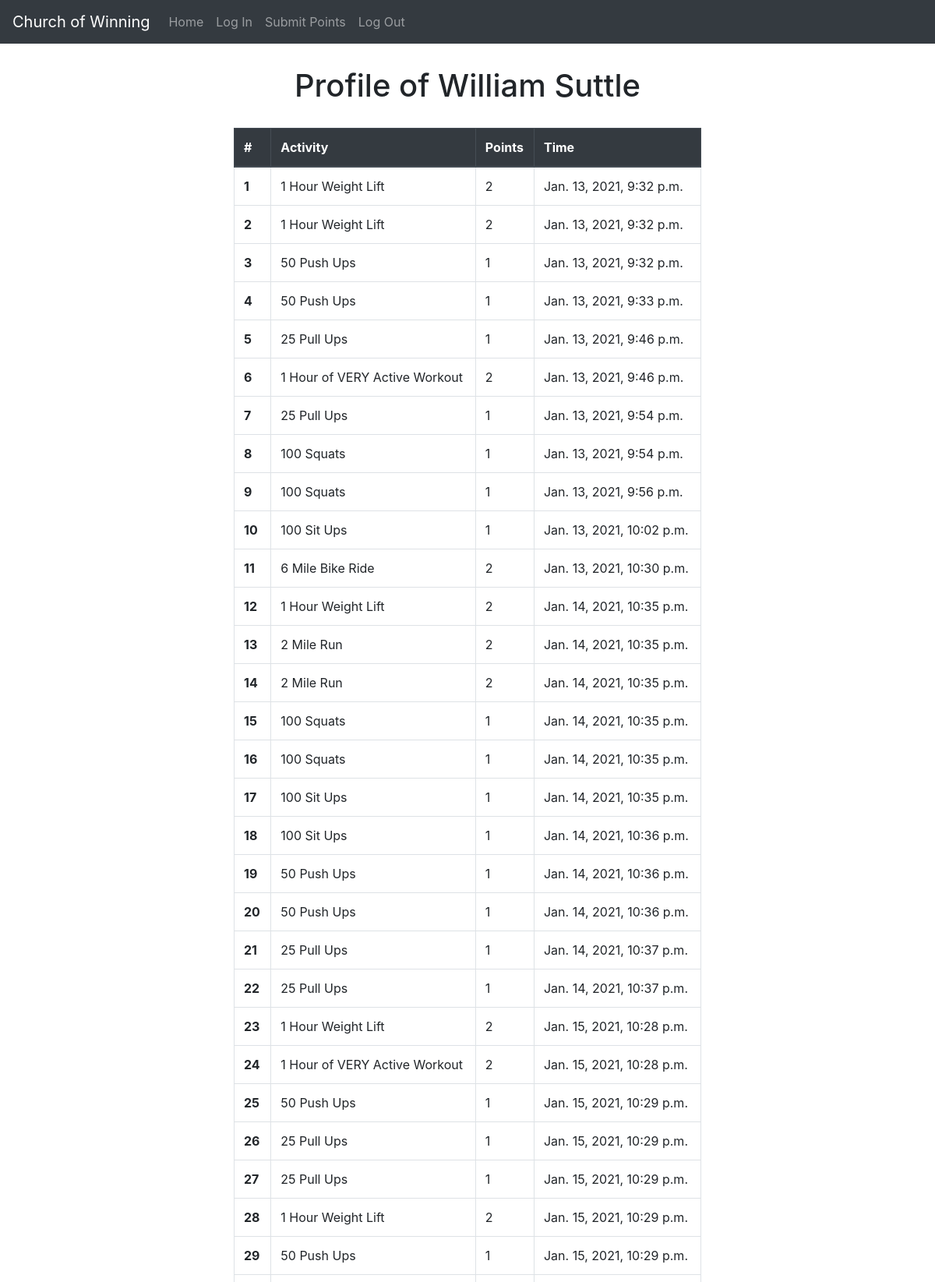
The app's page /profile/18 (upper part) with its own data.
### main/models.py (models this page shows)
class Entry(models.Model):
    id = models.AutoField(primary_key=True)
    category  = models.ForeignKey(Category, on_delete=models.CASCADE)
    time = models.TimeField(auto_now=True)
    date = models.DateTimeField(auto_now_add=True)
    date.editable=True
    time.editable=True
    player = models.ForeignKey(Player, on_delete=models.CASCADE, default=None)
    def __str__(self):
        return f"{self.category} by {self.player}"

class Category(models.Model):
    id = models.AutoField(primary_key=True)
    name = models.CharField(max_length=40)
    points = models.IntegerField(default=0)
    def __str__(self):
        return f"{self.name} | {self.points} points"

### main/views.py (the view)
# urls.py: path('profile/<int:id>', views.playerProfile)
def playerProfile(request, id):
    print(id)
    player = Player.objects.filter(id=id).first()
    print(player)
    entries = Entry.objects.filter(player=player).all()
    print(entries)
    return render(request, "playerProfile.html", {
        'name': 'Profile of ' + player.firstname + ' ' + player.lastname,
        'entries': entries
    })

### main/models.py (called while the page is built)
    def __str__(self):
        return f"{self.firstname} {self.lastname}"

### fitness/templates/playerProfile.html (shortened to what this page needs)
{% extends "layout.html" %}
{% block body %}
  <div style="margin-top:30px;"><h1 style="text-align: center;">{{name}}</h1></div>
  <table class="table table-bordered" style="width:50%;margin:auto;margin-top:30px">
    <thead class="thead-dark">
      <tr>
        <th scope="col">#</th>
        <th scope="col">Activity</th>
        <th scope="col">Points</th>
        <th scope="col">Time</th>
      </tr>
    </thead>
    <tbody>
      {% for e in entries%}
        <tr>
          <th scope="row">{{forloop.counter}}</th>
          <td>{{e.category.name}}</a> </td>
          <td>{{e.category.points}}</td>
          <td>{{e.date}}</td>
        </tr>
      {% endfor %}
    </tbody>
  </table>
{% endblock %}

### records on screen
Entry: category.name "1 Hour Weight Lift", category.points "2", date "Jan. 13, 2021, 9:32 p.m."
Entry: category.name "1 Hour Weight Lift", category.points "2", date "Jan. 13, 2021, 9:32 p.m."
Entry: category.name "50 Push Ups", category.points "1", date "Jan. 13, 2021, 9:32 p.m."
Entry: category.name "50 Push Ups", category.points "1", date "Jan. 13, 2021, 9:33 p.m."
Entry: category.name "25 Pull Ups", category.points "1", date "Jan. 13, 2021, 9:46 p.m."
Entry: category.name "1 Hour of VERY Active Workout", category.points "2", date "Jan. 13, 2021, 9:46 p.m."
Entry: category.name "25 Pull Ups", category.points "1", date "Jan. 13, 2021, 9:54 p.m."
Entry: category.name "100 Squats", category.points "1", date "Jan. 13, 2021, 9:54 p.m."
Entry: category.name "100 Squats", category.points "1", date "Jan. 13, 2021, 9:56 p.m."
Entry: category.name "100 Sit Ups", category.points "1", date "Jan. 13, 2021, 10:02 p.m."
Entry: category.name "6 Mile Bike Ride", category.points "2", date "Jan. 13, 2021, 10:30 p.m."
Entry: category.name "1 Hour Weight Lift", category.points "2", date "Jan. 14, 2021, 10:35 p.m."
Entry: category.name "2 Mile Run", category.points "2", date "Jan. 14, 2021, 10:35 p.m."
Entry: category.name "2 Mile Run", category.points "2", date "Jan. 14, 2021, 10:35 p.m."
Entry: category.name "100 Squats", category.points "1", date "Jan. 14, 2021, 10:35 p.m."
Entry: category.name "100 Squats", category.points "1", date "Jan. 14, 2021, 10:35 p.m."
Entry: category.name "100 Sit Ups", category.points "1", date "Jan. 14, 2021, 10:35 p.m."
Entry: category.name "100 Sit Ups", category.points "1", date "Jan. 14, 2021, 10:36 p.m."
Entry: category.name "50 Push Ups", category.points "1", date "Jan. 14, 2021, 10:36 p.m."
Entry: category.name "50 Push Ups", category.points "1", date "Jan. 14, 2021, 10:36 p.m."
Entry: category.name "25 Pull Ups", category.points "1", date "Jan. 14, 2021, 10:37 p.m."
Entry: category.name "25 Pull Ups", category.points "1", date "Jan. 14, 2021, 10:37 p.m."
Entry: category.name "1 Hour Weight Lift", category.points "2", date "Jan. 15, 2021, 10:28 p.m."
Entry: category.name "1 Hour of VERY Active Workout", category.points "2", date "Jan. 15, 2021, 10:28 p.m."
Entry: category.name "50 Push Ups", category.points "1", date "Jan. 15, 2021, 10:29 p.m."
Entry: category.name "25 Pull Ups", category.points "1", date "Jan. 15, 2021, 10:29 p.m."
Entry: category.name "25 Pull Ups", category.points "1", date "Jan. 15, 2021, 10:29 p.m."
Entry: category.name "1 Hour Weight Lift", category.points "2", date "Jan. 15, 2021, 10:29 p.m."
Entry: category.name "50 Push Ups", category.points "1", date "Jan. 15, 2021, 10:29 p.m."

### other values on screen
{{ name }} "Profile of William Suttle"
